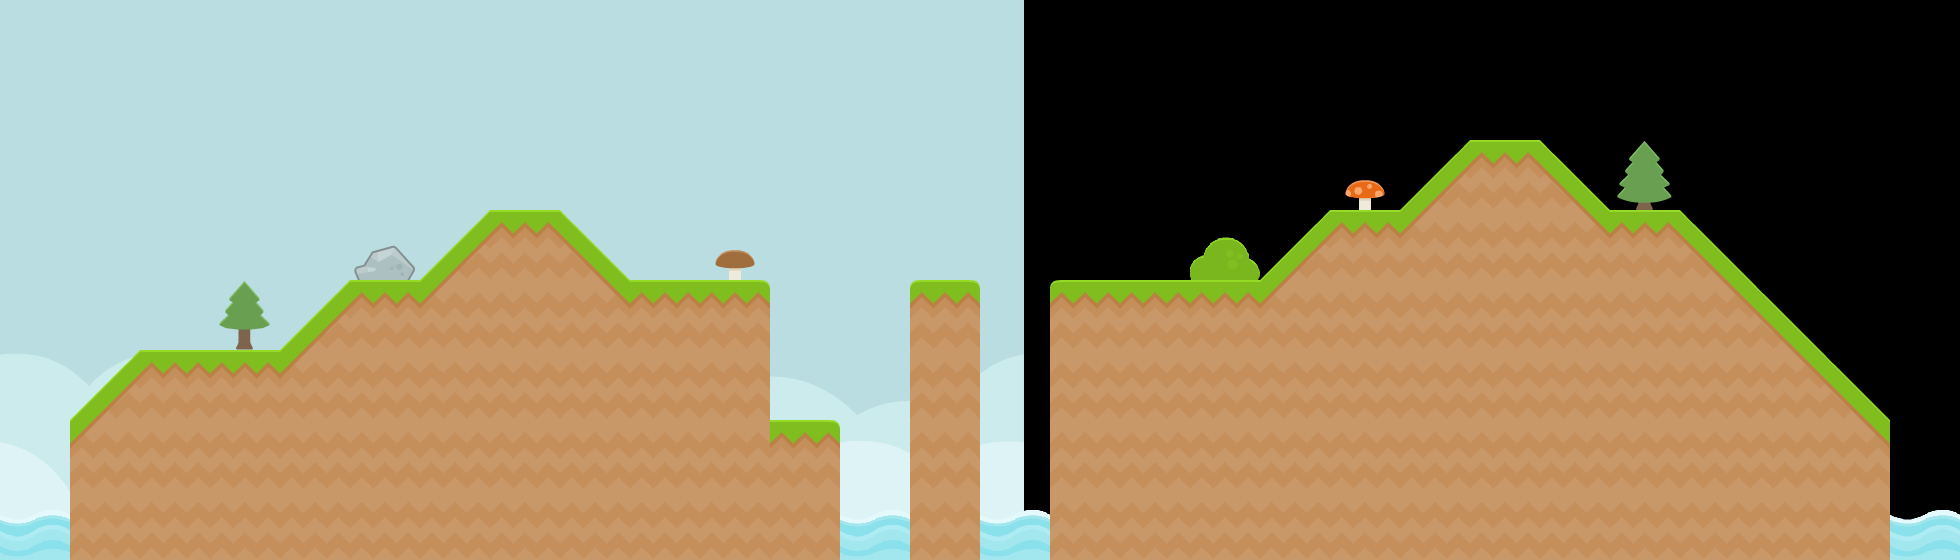

A level layout from a 2D game, rendered from its tile map. Below: a short description, then the map file with tile-grid data replaced by summaries:
An orthogonal 28x8 tile map with 70x70 px tiles, 3 tile layers (tiles_background, tiles_terrain, tiles_foreground), 2 image layers and 15 objects (8x GRASS, 2x clickable, 2x effect_leafs, start, target, ...).

<map version="1.0" orientation="orthogonal" renderorder="right-down" width="28" height="8" tilewidth="70" tileheight="70" nextobjectid="135">
 <properties>
  <property name="blocks" value="metal_square_small_triangle_left,metal_square,metal_1x2_triangle_left" />
  <property name="music" value="swinging_level" />
 </properties>
 <tileset firstgid="1" name="tiles" tilewidth="70" tileheight="70" spacing="4" margin="2" tilecount="117">
  <image source="../../graphics/tiles.png" width="962" height="666" />
  <tile id="114">
   <animation>
    <frame tileid="114" duration="100" />
    <frame tileid="115" duration="100" />
    <frame tileid="116" duration="100" />
    <frame tileid="115" duration="100" />
   </animation>
  </tile>
 </tileset>
 <imagelayer name="background_b" x="1024" y="-300">
  <image source="../../graphics/backgrounds/colored_grass.png" />
 </imagelayer>
 <imagelayer name="background_a" y="-301">
  <image source="../../graphics/backgrounds/colored_grass.png" />
 </imagelayer>
 <layer name="tiles_background" width="30" height="8">
  <data>[240 cells, 10 non-empty, 7 distinct tile ids]</data>
 </layer>
 <layer name="tiles_terrain" width="30" height="8">
  <data>[240 cells, 103 non-empty, 9 distinct tile ids]</data>
 </layer>
 <layer name="tiles_foreground" width="30" height="8">
  <data>[240 cells, 0 non-empty, 0 distinct tile ids]</data>
 </layer>
 <objectgroup name="terrain">
  <object id="126" type="GRASS" x="70" y="560">
   <polygon points="0,0 0,-140 70,-210 700,-210 700,0" />
  </object>
  <object id="127" type="GRASS" x="280" y="350">
   <polygon points="0,0 70,-70 490,-70 490,0" />
  </object>
  <object id="128" type="GRASS" x="420" y="280">
   <polygon points="0,0 70,-70 140,-70 210,0" />
  </object>
  <object id="129" type="GRASS" x="770" y="420">
   <polygon points="0,0 70,0 70,140 0,140" />
  </object>
  <object id="130" type="GRASS" x="910" y="280">
   <polygon points="0,0 70,0 70,280 0,280" />
  </object>
  <object id="131" type="GRASS" x="1050" y="280">
   <polygon points="0,0 700,0 840,140 840,280 0,280" />
  </object>
  <object id="132" type="GRASS" x="1260" y="280">
   <polygon points="0,0 70,-70 420,-70 490,0" />
  </object>
  <object id="134" type="GRASS" x="1400" y="210">
   <polygon points="0,0 70,-70 140,-70 210,0" />
  </object>
 </objectgroup>
 <objectgroup name="entities">
  <properties>
   <property name="blocks" value="wood_square_small_triangle_left,stone_square_small_triangle_left,stone_square" />
   <property name="music" value="happy_level" />
  </properties>
  <object id="4" name="start" type="start" x="630" y="210" width="70" height="70" />
  <object id="5" name="target" type="target" x="1120" y="210" width="70" height="70" />
  <object id="119" type="clickable" x="1347.5" y="175" width="35" height="35">
   <properties>
    <property name="effect" value="mushroom_red" />
   </properties>
  </object>
  <object id="120" type="clickable" x="717.5" y="245" width="35" height="35">
   <properties>
    <property name="effect" value="mushroom_brown" />
   </properties>
  </object>
 </objectgroup>
 <objectgroup name="background_effects">
  <object id="11" type="effect_clouds" x="350" y="0" width="1540" height="140" />
 </objectgroup>
 <objectgroup name="foreground_effects">
  <object id="124" type="effect_leafs" x="1205" y="265" width="38" height="13" />
  <object id="125" type="effect_leafs" x="1205" y="247.5" width="38" height="13" />
 </objectgroup>
 <objectgroup name="npc" />
</map>
